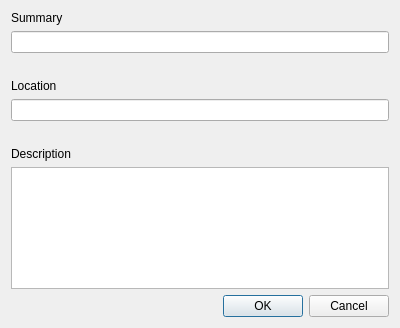
<?xml version="1.0" encoding="UTF-8"?>
<ui version="4.0">
 <class>EditCalendarDialog</class>
 <widget class="QDialog" name="EditCalendarDialog">
  <property name="geometry">
   <rect>
    <x>0</x>
    <y>0</y>
    <width>400</width>
    <height>328</height>
   </rect>
  </property>
  <property name="windowTitle">
   <string>Edit Calendar</string>
  </property>
  <layout class="QGridLayout" name="gridLayout">
   <item row="0" column="0">
    <widget class="QLabel" name="label">
     <property name="text">
      <string>Summary</string>
     </property>
    </widget>
   </item>
   <item row="1" column="0">
    <widget class="QLineEdit" name="summaryLineEdit"/>
   </item>
   <item row="2" column="0">
    <spacer name="horizontalSpacer_2">
     <property name="orientation">
      <enum>Qt::Horizontal</enum>
     </property>
     <property name="sizeHint" stdset="0">
      <size>
       <width>379</width>
       <height>20</height>
      </size>
     </property>
    </spacer>
   </item>
   <item row="3" column="0">
    <widget class="QLabel" name="label_2">
     <property name="text">
      <string>Location</string>
     </property>
    </widget>
   </item>
   <item row="4" column="0">
    <widget class="QLineEdit" name="locationLineEdit"/>
   </item>
   <item row="5" column="0">
    <spacer name="horizontalSpacer">
     <property name="orientation">
      <enum>Qt::Horizontal</enum>
     </property>
     <property name="sizeHint" stdset="0">
      <size>
       <width>379</width>
       <height>20</height>
      </size>
     </property>
    </spacer>
   </item>
   <item row="6" column="0">
    <widget class="QLabel" name="label_3">
     <property name="text">
      <string>Description</string>
     </property>
    </widget>
   </item>
   <item row="7" column="0">
    <widget class="QTextEdit" name="descriptionTextEdit"/>
   </item>
   <item row="8" column="0">
    <widget class="QDialogButtonBox" name="buttonBox">
     <property name="orientation">
      <enum>Qt::Horizontal</enum>
     </property>
     <property name="standardButtons">
      <set>QDialogButtonBox::Cancel|QDialogButtonBox::Ok</set>
     </property>
    </widget>
   </item>
  </layout>
 </widget>
 <resources/>
 <connections>
  <connection>
   <sender>buttonBox</sender>
   <signal>accepted()</signal>
   <receiver>EditCalendarDialog</receiver>
   <slot>accept()</slot>
   <hints>
    <hint type="sourcelabel">
     <x>248</x>
     <y>254</y>
    </hint>
    <hint type="destinationlabel">
     <x>157</x>
     <y>274</y>
    </hint>
   </hints>
  </connection>
  <connection>
   <sender>buttonBox</sender>
   <signal>rejected()</signal>
   <receiver>EditCalendarDialog</receiver>
   <slot>reject()</slot>
   <hints>
    <hint type="sourcelabel">
     <x>316</x>
     <y>260</y>
    </hint>
    <hint type="destinationlabel">
     <x>286</x>
     <y>274</y>
    </hint>
   </hints>
  </connection>
 </connections>
</ui>
